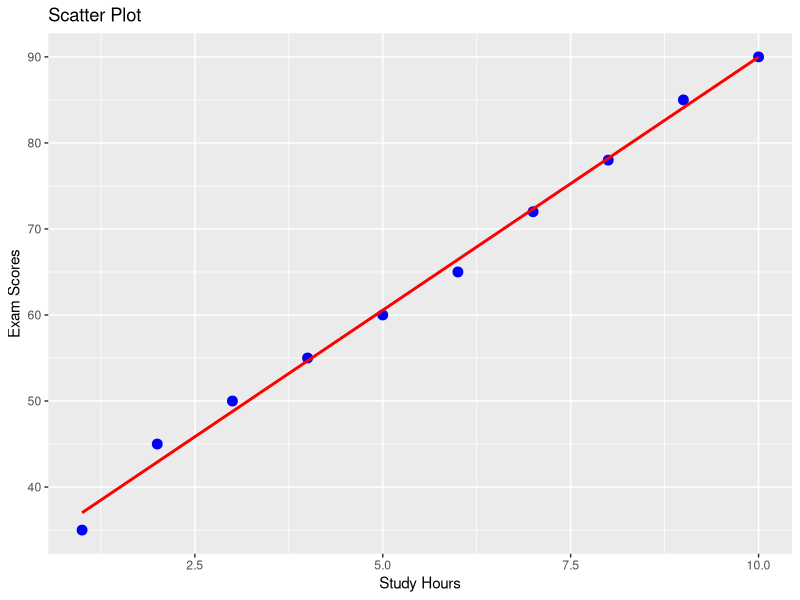
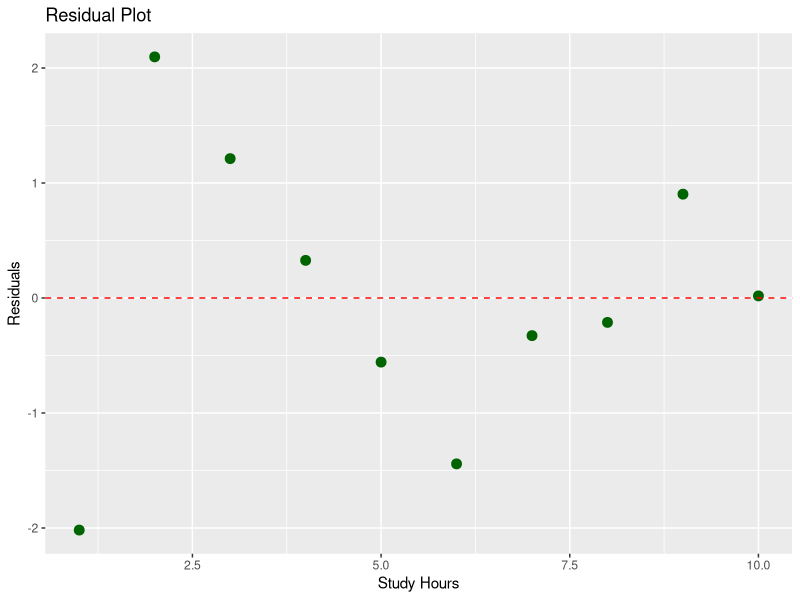
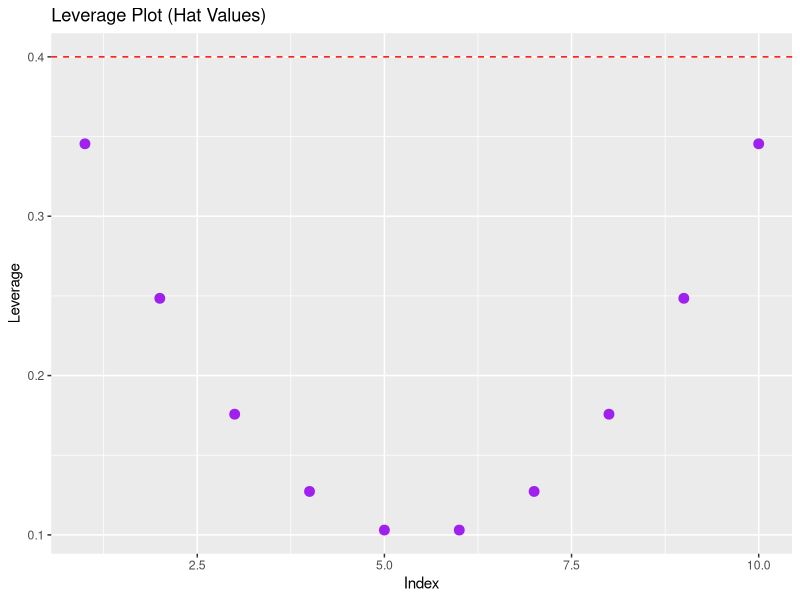
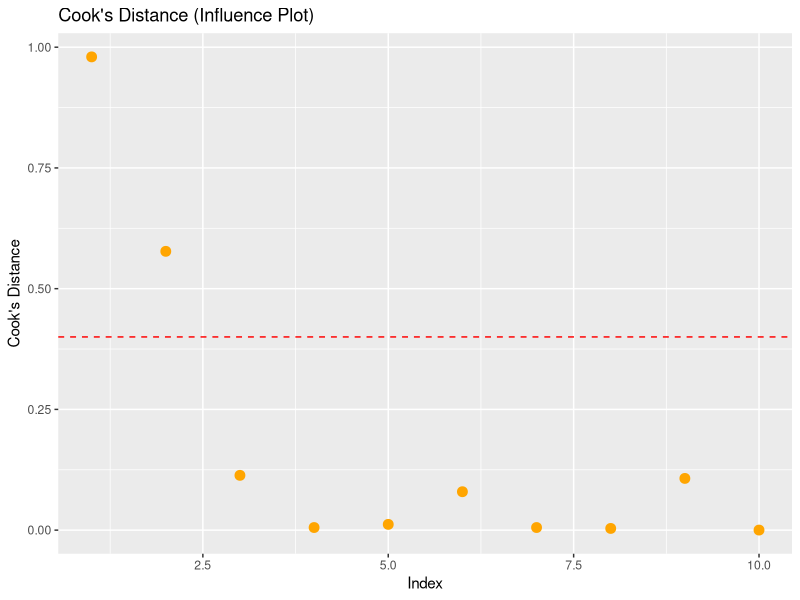

These figures' R source, in order:
library(ggplot2)
study_hours <- c(1, 2, 3, 4, 5, 6, 7, 8, 9, 10)
exam_scores <- c(35, 45, 50, 55, 60, 65, 72, 78, 85, 90)

df <- data.frame(study_hours, exam_scores)

model <- lm(exam_scores ~ study_hours, data = df)

ggplot(df, aes(x = study_hours, y = exam_scores)) +
  geom_point(color = "blue", size = 3) +
  geom_smooth(method = "lm", se = FALSE, color = "red") +
  ggtitle("Scatter Plot") +
  xlab("Study Hours") +
  ylab("Exam Scores")

residuals_df <- data.frame(
  study_hours = df$study_hours,
  residuals = resid(model)
)

ggplot(residuals_df, aes(x = study_hours, y = residuals)) +
  geom_point(color = "darkgreen", size = 3) +
  geom_hline(yintercept = 0, linetype = "dashed", color = "red") +
  ggtitle("Residual Plot") +
  xlab("Study Hours") +
  ylab("Residuals")

leverage_df <- data.frame(
  index = 1:nrow(df),
  leverage = hatvalues(model)
)

ggplot(leverage_df, aes(x = index, y = leverage)) +
  geom_point(color = "purple", size = 3) +
  geom_hline(yintercept = 2 * mean(hatvalues(model)), linetype = "dashed", color = "red") +
  ggtitle("Leverage Plot (Hat Values)") +
  xlab("Index") +
  ylab("Leverage")

cooks_df <- data.frame(
  index = 1:nrow(df),
  cooks_distance = cooks.distance(model)
)

ggplot(cooks_df, aes(x = index, y = cooks_distance)) +
  geom_point(color = "orange", size = 3) +
  geom_hline(yintercept = 4 / nrow(df), linetype = "dashed", color = "red") +
  ggtitle("Cook's Distance (Influence Plot)") +
  xlab("Index") +
  ylab("Cook's Distance")
